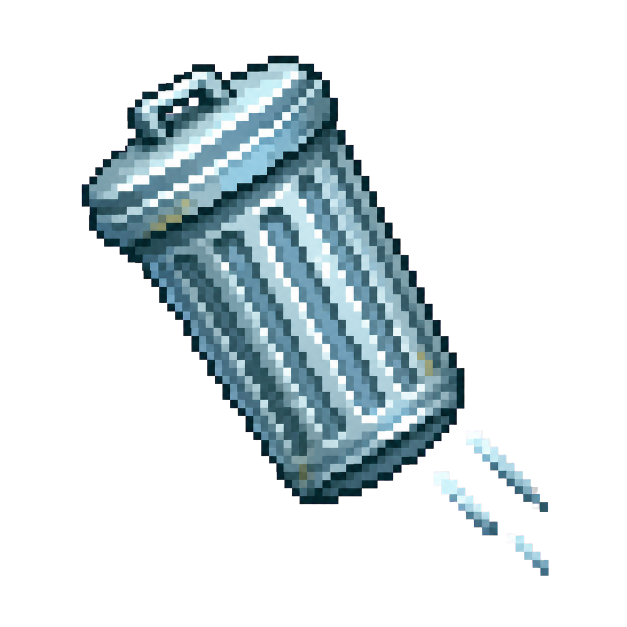
#> input picture output/imagegen/ability_icons_round28/trash_can_toss_transparent_source.png, 1254 x 1254 px (shown at 1/2 size)
$ python process_round28.py
#> lines starting #> are read from the running program, lines starting #| are printed output that depends on the picture; after the words box and inside, x2 and y2 are one past the last pixel; in counts of white or black regions, pixels touching at a corner belong together
from __future__ import annotations

from pathlib import Path
from shutil import copy2

from PIL import Image, ImageDraw


ROOT = Path(__file__).resolve().parent
PROJECT_TEXTURES = (
    ROOT.parents[2]
    / "src"
    / "main"
    / "resources"
    / "assets"
    / "teenycraft"
    / "textures"
    / "item"
)
SIZE = 64


def fit_subject(
    source_name: str,
    target_extent: int,
    center: tuple[int, int] = (32, 32),
) -> Image.Image:
#> called with source_name = 'trash_can_toss_transparent_source.png', target_extent = 58, center = (32, 32)
    source = Image.open(ROOT / source_name).convert("RGBA")
#> source is the input picture: PIL image 1254x1254 RGBA; mean R, G, B, A 28.9, 37.9, 41.1, 66.6

    # Collapse the soft chroma-removal matte before nearest-neighbor reduction
    # so production icons have binary alpha and crisp Minecraft-style edges.
    alpha = source.getchannel("A").point(lambda value: 255 if value >= 128 else 0)
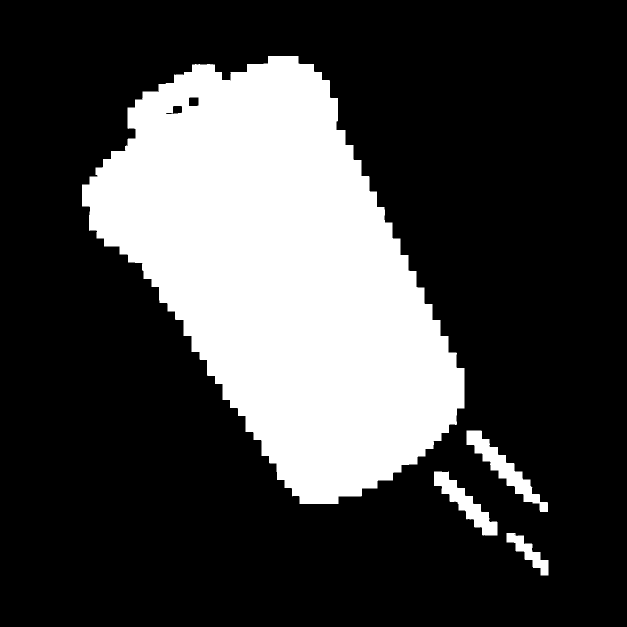
#> alpha: PIL image 1254x1254 L (shown at 1/2 size); 26.1% white; 4 white regions, box (x1, y1, x2, y2) and area: (164, 112, 929, 1008) 396856, (933, 861, 1096, 1024) 6213, (868, 943, 995, 1071) 5085, (1013, 1066, 1097, 1151) 2428
    source.putalpha(alpha)

    bbox = source.getchannel("A").getbbox()
#> bbox = (164, 112, 1097, 1151)
    if bbox is None:
        raise ValueError(f"No subject found in {source_name}")

    subject = source.crop(bbox)
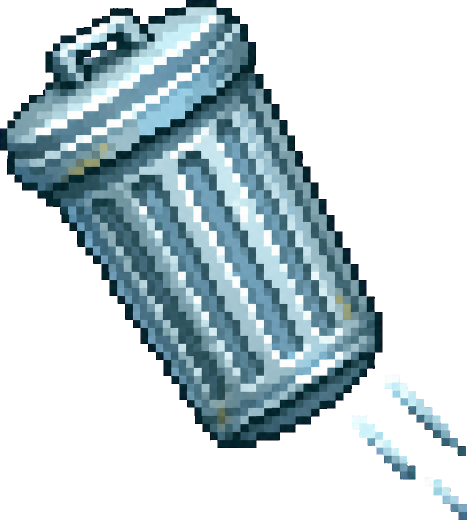
#> subject: PIL image 933x1039 RGBA (shown at 1/2 size); mean R, G, B, A 46.8, 61.4, 66.6, 108; transparent parts drawn white
    scale = target_extent / max(subject.size)
#> scale = 0.0558
    resized_size = (
        max(1, round(subject.width * scale)),
        max(1, round(subject.height * scale)),
    )
#> resized_size = (52, 58)
    subject = subject.resize(resized_size, Image.Resampling.NEAREST)
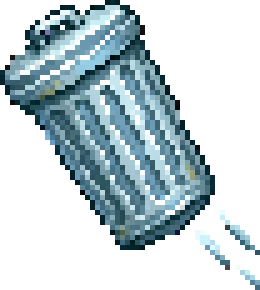
#> subject: PIL image 52x58 RGBA (shown 5 times larger); mean R, G, B, A 46.7, 61.3, 66.4, 108.1; transparent parts drawn white

    final = Image.new("RGBA", (SIZE, SIZE), (0, 0, 0, 0))
#> final: PIL image 64x64 RGBA; every value is 0
    left = center[0] - subject.width // 2
#> left = 6
    top = center[1] - subject.height // 2
#> top = 3
    final.alpha_composite(subject, (left, top))
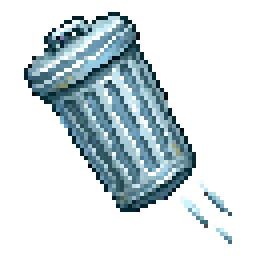
#> final: PIL image 64x64 RGBA (shown 4 times larger); mean R, G, B, A 34.3, 45.1, 48.8, 79.6; transparent parts drawn white
    return final


# [55 lines left out: functions checkerboard, checkerboard_preview, qa32_preview, qa_sheet, not called in this run]


outputs = {
    # Let the can and its short motion trail use most of the canvas while
    # retaining transparent corners and enough throwable-profile padding.
    "ability_trash_can_toss.png": fit_subject(
        "trash_can_toss_transparent_source.png",
        target_extent=58,
    ),
    # The previous production icon used a 51x49 alpha footprint. A 54-pixel
    # extent makes the broader revision only modestly larger as requested.
    "ability_batarang_storm.png": fit_subject(
        "batarang_storm_revision_transparent_source.png",
        target_extent=54,
    ),
    # Keep all three four-leaf silhouettes readable in the 32x32 QA view.
    "ability_good_luck.png": fit_subject(
        "good_luck_transparent_source.png",
        target_extent=56,
    ),
}
#> (the run stopped early here; a loop or call above may not have finished)

$ run again, with output/imagegen/ability_icons_round28/batarang_storm_transparent_source.png copied over output/imagegen/ability_icons_round28/trash_can_toss_transparent_source.png
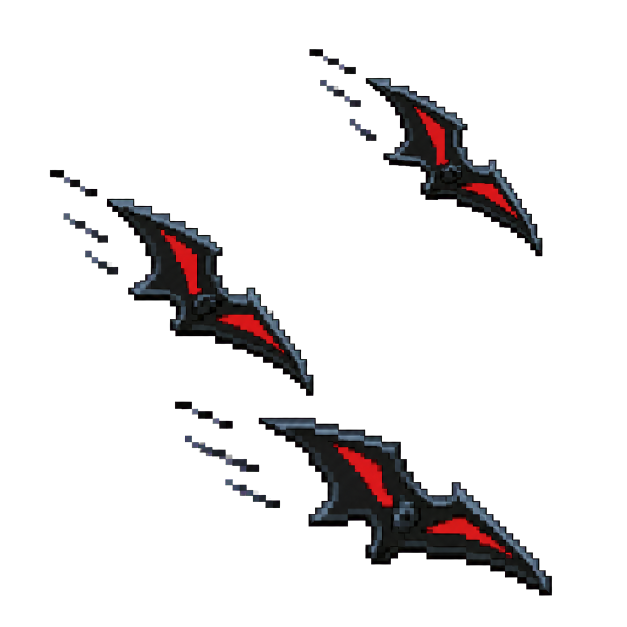
#> input picture output/imagegen/ability_icons_round28/batarang_storm_transparent_source.png, 1254 x 1254 px (shown at 1/2 size)
#> in fit_subject, source is the input picture: PIL image 1254x1254 RGBA; mean R, G, B, A 5.9, 4.1, 4.5, 28.7
#> in fit_subject, `alpha = source.getchannel("A").point(lambda value: 255 if value >= 128..`:
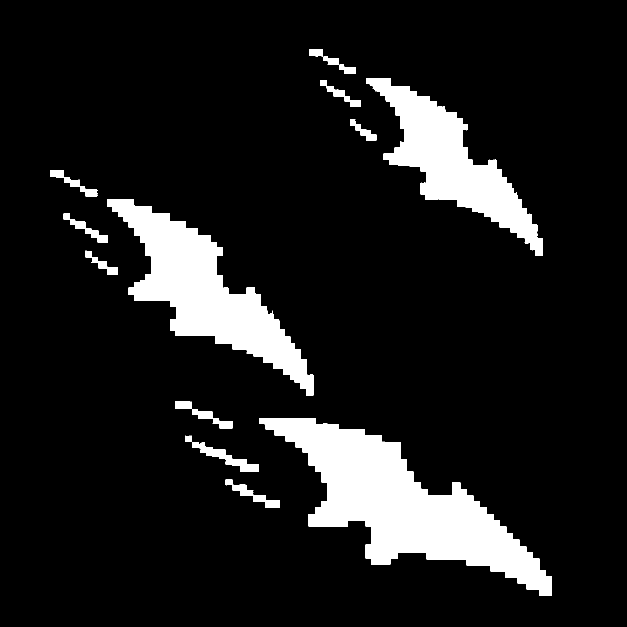
#> alpha: PIL image 1254x1254 L (shown at 1/2 size); 11.3% white; 14 white regions, largest, box (x1, y1, x2, y2) and area: (518, 836, 1104, 1191) 74992, (214, 398, 627, 792) 51545, (732, 156, 1085, 512) 39017
#> bbox = (100, 98, 1104, 1191)
#> in fit_subject, `final.alpha_composite(subject, (left, top))`:
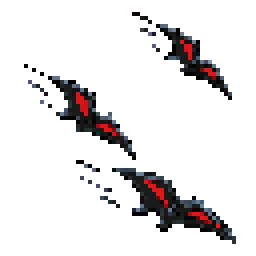
#> final: PIL image 64x64 RGBA (shown 4 times larger); mean R, G, B, A 6.3, 4.3, 4.8, 31.5; transparent parts drawn white
